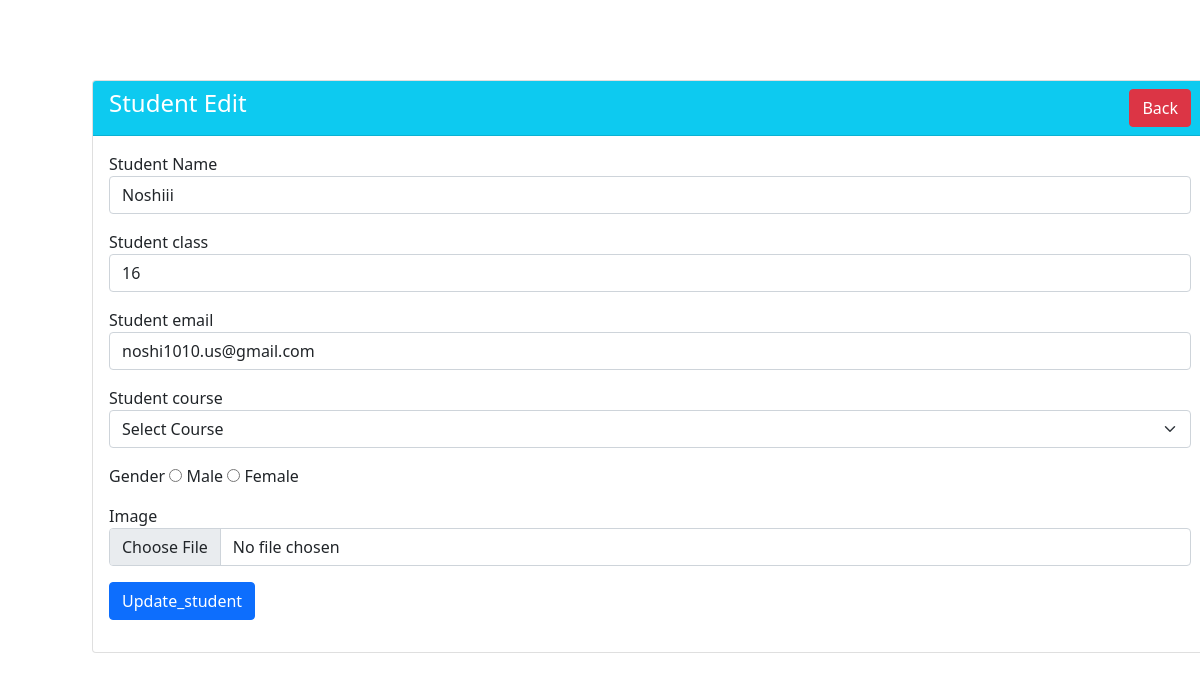
Screenshot of /edit.php?id=38 with the database file from the repository.
### tables this page shows
CREATE TABLE `students` (
  `id` int(100) NOT NULL,
  `name` varchar(100) NOT NULL,
  `class` varchar(100) NOT NULL,
  `email` varchar(100) NOT NULL,
  `course` varchar(100) NOT NULL,
  `gender` varchar(191) NOT NULL,
  `image` varchar(100) NOT NULL
);

### edit.php (the view, shortened to what this page needs)
<?php
require 'dbcode.php';
?>
<!doctype html>
<html lang="en">
  <head>
    <link href="https://cdn.jsdelivr.net/npm/bootstrap@5.0.2/dist/css/bootstrap.min.css" rel="stylesheet">
  </head>
  <body>
  <div class="container" style="margin:80px">
        <div class="row">
            <div class="col-md-12">
                <div class="card">
                    <div class="card-header bg-info">
                        <h4 class="text-white">Student Edit <a href="index.php" class="btn btn-danger float-end">Back</a></h4>
                    </div>
                    <div class="card-body">
                        <?php
                        if(isset($_GET['id']))
                        {
                            $student_id= mysqli_real_escape_string($con, $_GET['id']);
                             $query= "SELECT * FROM students WHERE id='$student_id'";
                             $query_run= mysqli_query($con, $query);
                             if(mysqli_num_rows($query_run)>0){
                               $student= mysqli_fetch_array($query_run);
                               ?>
                        <form action="code.php" method="POST"  enctype="multipart/form-data">
                        <div class="mb-3">
                        <label> Student Name</label>
                        <input type="text" name="name" value="<?php echo $student['name'] ;?>" class="form-control">
                        </div>
                        <div class="mb-3">
                        <label> Student class</label>
                        <input type="text" name="class" value="<?php echo $student['class'] ;?>"class="form-control">
                        </div>
                        <div class="mb-3">
                        <label> Student email</label>
                        <input type="email" name="email" value="<?php echo $student['email'] ;?>"class="form-control">
                        </div>
                        <div class="mb-3">
                        <label> Student course</label>
                        <select name="course" class="form-select">
                            <option> Select Course</option>
                        </select>
                        </div>
                        <div class="mb-3">
                        <label> Gender</label>
                        <input type="radio" name="gender" value="male" required
                        <?php
                        if($student== "male"){
                          echo "checked";
                        }
                          ?>
                          > <span>Male</span>
                        <input type="radio" name="gender"  value="female" required
                        <?php
                        if($student== "female"){
                          echo "checked";
                        }
                          ?>
                        > <span>Female</span>
                        </div>
                        <div class="mb-3">
                        <label>Image</label>
                        <input type="file" name="image"value="<?php echo $student['image'] ;?>" class="form-control">
                        </div>
                        <div class="mb-3">
                        <button type="submit" name="update_student" class="btn btn-primary">Update_student</button>
                        </div>
                        </form>
                        <?php
                             }
                             else
                             {
                                echo "<h4> No such Id found</h4>";
                             }
                        }
                        ?>
                    </div>
                </div>
            </div>
        </div>
    </div>
</body>
</html>

### rows the page displays
students: name "Noshiii", class "16", email "noshi1010.us@gmail.com"
